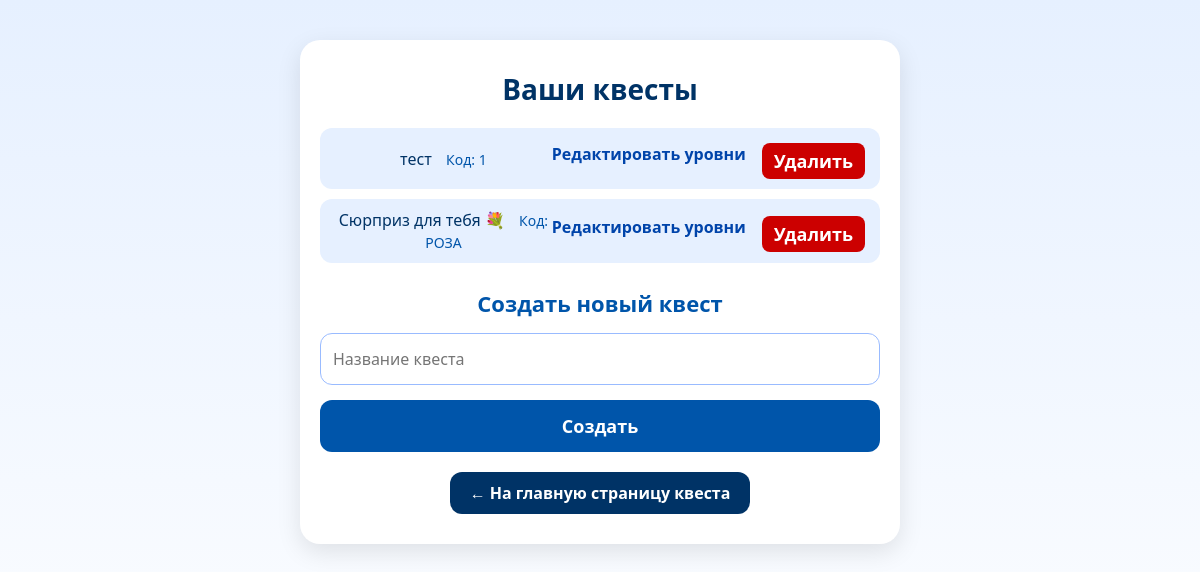
The app's page /admin/dashboard (signed in) with its own data.
### app.py (models this page shows)
class Quest(db.Model):
    id = db.Column(db.Integer, primary_key=True)
    name = db.Column(db.String(150))
    admin_id = db.Column(db.Integer, db.ForeignKey('user.id'))
    admin = db.relationship('User', backref='quests')

class Level(db.Model):
    id = db.Column(db.Integer, primary_key=True)
    quest_id = db.Column(db.Integer, db.ForeignKey('quest.id'))
    quest = db.relationship('Quest', backref='levels')
    code = db.Column(db.String(50))
    text = db.Column(db.Text)
    next_code = db.Column(db.String(50), nullable=True)
    is_final = db.Column(db.Boolean, default=False)
    hint = db.Column(db.Text, nullable=True)  # <-- новое поле

### app.py (the view)
@app.route('/admin/dashboard')
@admin_required
def admin_dashboard():
    admin = User.query.get(session['user_id'])
    quests = admin.quests
    return render_template('admin_dashboard.html', quests=quests)

### app.py (called while the page is built)
def admin_required(f):
    @wraps(f)
    def wrapper(*args, **kwargs):
        if 'user_id' not in session or session.get('role') != 'admin':
            flash("Требуется вход администратора")
            return redirect(url_for('admin_login'))
        return f(*args, **kwargs)
    return wrapper

### templates/admin_dashboard.html (shortened to what this page needs)
<!DOCTYPE html>
<html lang="ru">
<head>
</head>
<body>
<div class="container">
    <h1>Ваши квесты</h1>
    <ul>
        {% for quest in quests %}
        <li>
            <div style="flex:1;">
                {{ quest.name }}
                {% if quest.levels|length > 0 %}
                    <span class="start-code">Код: {{ quest.levels[0].code }}</span>
                {% else %}
                    <span class="start-code">Стартовый код: —</span>
                {% endif %}
            </div>
            <div style="display:flex; gap:8px; flex-wrap:wrap; margin-top:5px;">
                <a href="{{ url_for('admin_levels', quest_id=quest.id) }}">Редактировать уровни</a>
                <form method="post" action="{{ url_for('admin_delete_quest', quest_id=quest.id) }}" onsubmit="return confirm('Вы точно хотите удалить квест {{ quest.name }}? Все уровни будут удалены!');">
                    <button type="submit" class="delete-btn">Удалить</button>
                </form>
            </div>
        </li>
        {% endfor %}
    </ul>
    <h2>Создать новый квест</h2>
    <form method="post" action="{{ url_for('admin_add_quest') }}">
        <input type="text" name="name" placeholder="Название квеста" required>
        <button type="submit">Создать</button>
    </form><a href="{{ url_for('player_start') }}" class="back-btn">← На главную страницу квеста</a>
</div>
</body>
</html>

### templates/admin_dashboard.html (style rules this page uses)
* { margin:0; padding:0; box-sizing:border-box; font-family: 'Segoe UI', Tahoma, Geneva, Verdana, sans-serif; }
body { min-height: 100vh; display:flex; justify-content:center; align-items:flex-start; background: linear-gradient(to bottom, #e6f0ff, #ffffff); padding-top: 40px; }
.container { position: relative; background: #ffffff; padding: 30px 20px; border-radius: 20px; width: 95%; max-width: 600px; text-align: center; box-shadow: 0 8px 25px rgba(0,0,0,0.1); }
h1 { font-size: 28px; margin-bottom: 20px; color: #003366; }
h2 { font-size: 22px; margin: 25px 0 15px; color: #0055aa; }
ul { list-style: none; margin-bottom: 20px; padding:0; }
ul li { display: flex; justify-content: space-between; align-items: center; padding: 10px 15px; margin-bottom: 10px; border-radius: 12px; background: #e6f0ff; color: #003366; font-weight: 500; transition: all 0.3s ease; flex-wrap: wrap; }
ul li a { color: #0044aa; text-decoration: none; font-weight: bold; margin-right: 8px; }
.start-code { font-size: 14px; color: #0055aa; margin-left: 10px; }
form input { width: 100%; padding: 14px 12px; margin-bottom: 15px; border-radius: 12px; border: 1px solid #99bbff; font-size: 16px; outline: none; transition: all 0.3s ease; }
form button { width: 100%; padding: 14px; border: none; border-radius: 12px; background: #0055aa; font-size: 18px; color: #ffffff; font-weight: bold; cursor: pointer; transition: all 0.3s ease; }
.delete-btn { background:#cc0000; color:#fff; border:none; padding:6px 12px; border-radius:8px; cursor:pointer; font-weight:bold; }
.back-btn { display:inline-block; margin-top:20px; padding:10px 20px; border-radius:12px; background:#003366; color:#fff; text-decoration:none; font-weight:bold; transition: all 0.3s ease; }

### records on screen
Quest: name "тест", code "1"
Quest: name "Сюрприз для тебя 💐", code "РОЗА"
